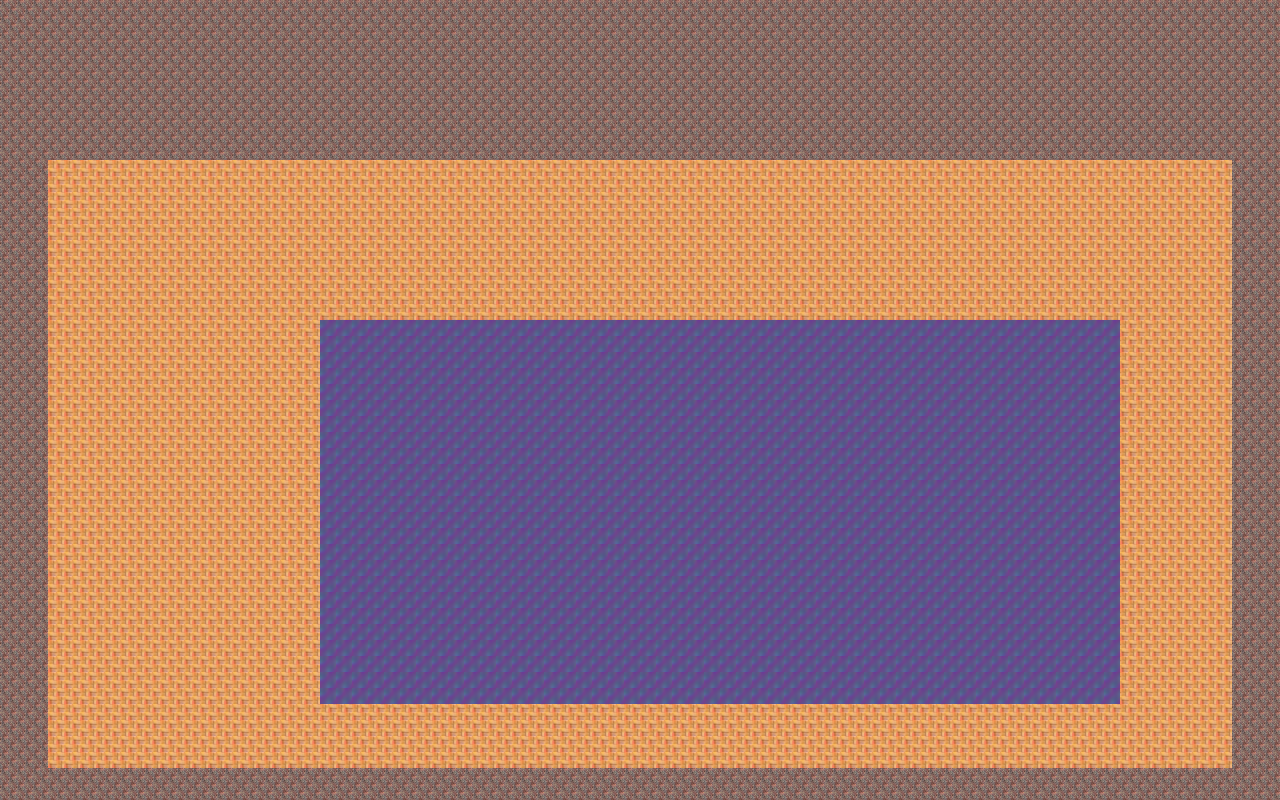

This game map was drawn from its Tiled (.tmx) file and the tilesets committed beside it. A one-line description and the trimmed map source follow:
An orthogonal 80x50 tile map with 16x16 px tiles, 1 tile layer (Tile Layer 1).

<map version="1.10" tiledversion="1.11.2" orientation="orthogonal" renderorder="right-down" width="80" height="50" tilewidth="16" tileheight="16" infinite="0" nextlayerid="2" nextobjectid="1">
 <tileset firstgid="1" source="mytileset1.tsx" />
 <layer id="1" name="Tile Layer 1" width="80" height="50">
  <data>[4000 cells, 4000 non-empty, 3 distinct tile ids]</data>
 </layer>
</map>